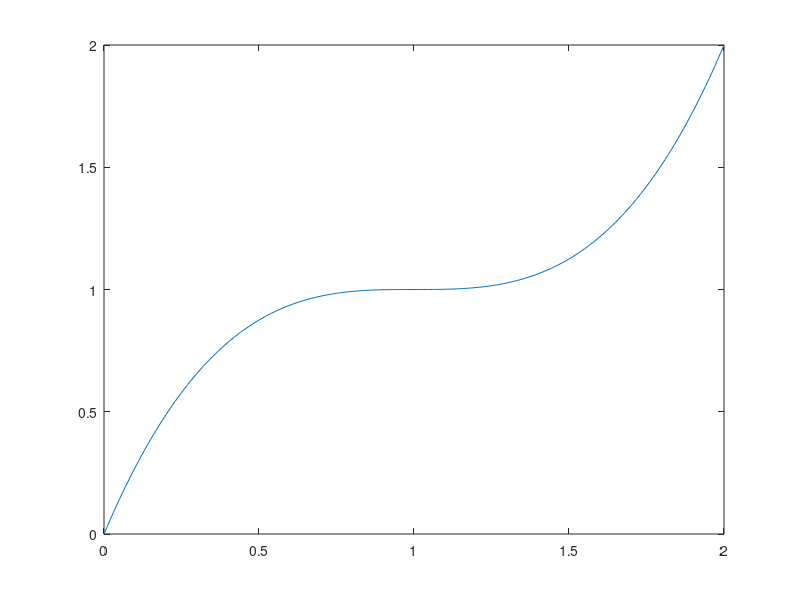

Write the MATLAB code that produced this figure. (Note: this script raises an error after producing the figure.)
%% trajectory generation
clc,clear,close all;
dt=0.01;
time=0:dt:2;

q=(time-1).^3+1;%time.^2;%(time-1).^3+1; %sin(time);
%dq=zeros(1,size(q,2));
%ddq=zeros(1,size(q,2));
plot(time,q);
hold on;
%plot(time,dq);
%plot(time,ddq);

%% trajectory scaling
c=1; %scaling factor
%[nq,ndq,nddq,ntime]=trajLinearScaler(q,dq,ddq,time,c);

[nq,ndq,nddq,ntime]=trajSectorScaler(q,0,0,time,c);
% 
figure;
plot(ntime,nq);
hold on;
plot(ntime,ndq);
plot(ntime,nddq);

%% multi sector trajectory scaling
waypoint=[1,51,101,151,201];
c=[1,1.1,0.9,1.2]; %scaling factorc;
[nq,ndq,nddq,ntime]=trajMultiSectorScaler(nq,ndq,nddq,ntime,c,waypoint);
% 
figure;
plot(ntime,nq);
hold on;
plot(ntime,ndq);
plot(ntime,nddq);

